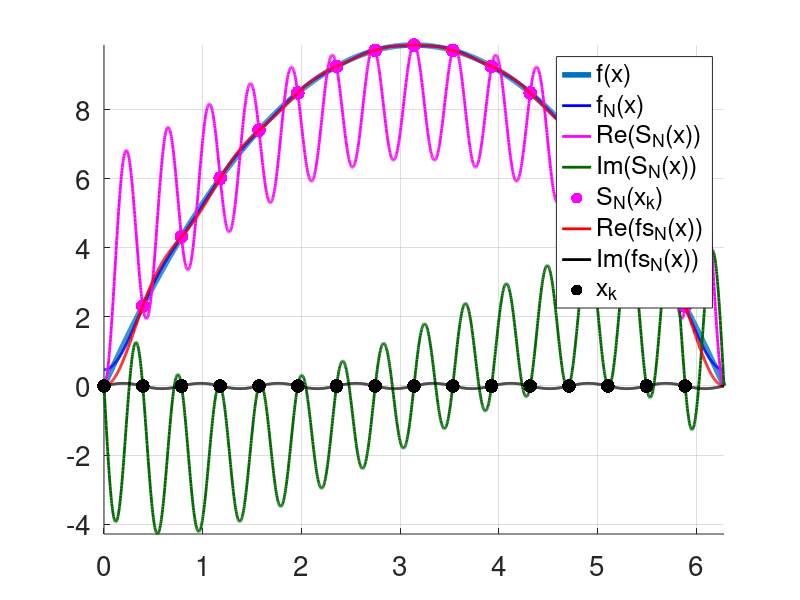

Recreate this plot in MATLAB. (Note: this script raises an error after producing the figure.)
function fft_demo()
nx = 2000; % for "continuous" x
N = 16; % for discrete Fourier Transform

x=linspace(0,2*pi,2000);
fun = @(x) x.*(2*pi - x);
f = fun(x);
c0 = 2*pi*pi/3; 
fN = c0; %ck = -2/k^2;
for k = 1 : N/2
    fN = fN - (4/(k*k))*cos(k*x);
end
fprintf('max|f - fN| = %d\n',max(abs(f - fN)));

figure;
hold on;
grid;
plot(x,f,'Linewidth',4);
plot(x,fN,'b','Linewidth',2);
    
xk = linspace(0,2*pi,N+1);
xk(N+1) = [];
fk = fun(xk);
fkhat = fft(fk);
SN = 0;
for k = 1 : N
    SN = SN + fkhat(k)*exp(1i*x*(k - 1))/N;
end
plot(x,real(SN),'m','Linewidth',2);
plot(x,imag(SN),'color',[0,102/255,0],'Linewidth',2);

sN = 0;
for k = 1 : N
    sN = sN + fkhat(k)*exp(1i*xk*(k - 1))/N;
end
plot(xk,real(sN),'.m','Markersize',30);
fprintf('max|f(xk) - sN(xk)| = %d\n',max(abs(fk - sN)));

fkhatshift = fftshift(fkhat);
fs = 0;
for j = 1 : N 
    fs = fs + fkhatshift(j)*exp(1i*x*(j-N/2-1))/N; 
end
plot(x,real(fs),'r','Linewidth',2);
plot(x,imag(fs),'k','Linewidth',2);
fprintf('max|f - fs| = %d\n',max(abs(f - fs)));

plot(xk,imag(sN),'k.','Markersize',30);

legend('f(x)','f_N(x)','Re(S_N(x))','Im(S_N(x))','S_N(x_k)','Re(fs_N(x))','Im(fs_N(x))','x_k');
set(gca,'Fontsize',20);
axis tight;
ax = gca;
ax.XTick = [0 : pi/2 : 2*pi];
ax.XTickLabel = {'0','\pi/2','\pi','3\pi/2','2\pi'};
end